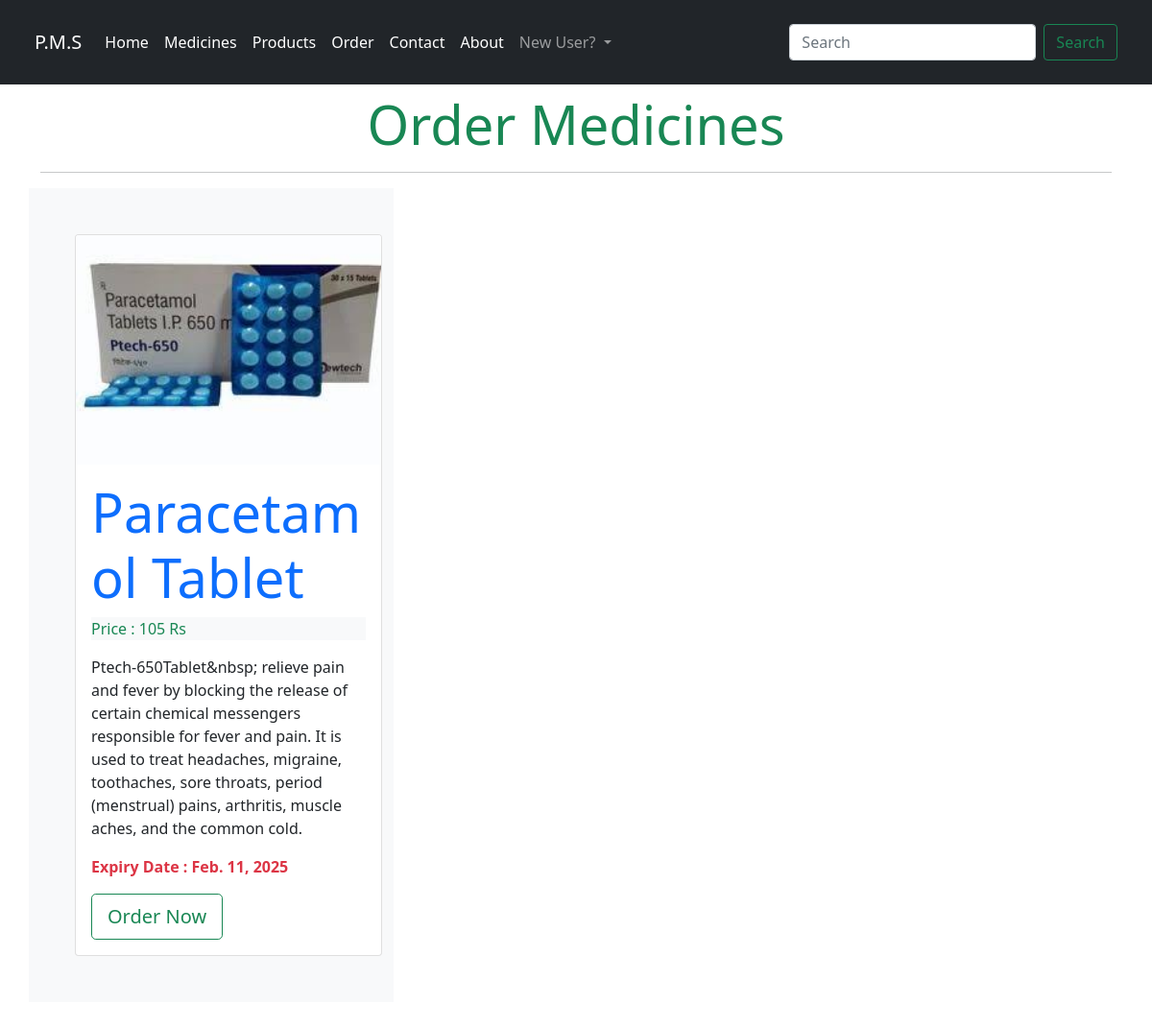
The page /medicines on the database its author committed.
### app/models.py (models this page shows, shortened)
class Medicines(models.Model):
    medicine_name=models.CharField(max_length=250)
    medicine_image=models.ImageField(upload_to="products",blank=True,null=True)
    medicine_price=models.IntegerField()
    medicine_descripton=models.TextField()
    medicine_exp=models.DateField()

### app/views.py (the view)
# urls.py: path("medicines",views.medicines,name="medicines"),
def medicines(request):
    mymed=Medicines.objects.all()
    context={"mymed":mymed}
    return render(request,"medicines.html",context)

### templates/medicines.html (shortened to what this page needs)
{% extends "base.html" %}
{% block body %}
<div class="container mt-2">
    <h2 class="display-4 text-success text-center">Order Medicines</h2>
    <hr>
    <div class="row">
        {% for i in mymed  %}
        <div class="col-md-4 bg-light p-5">
            <div class="card" style="width: 20rem;">
                <img src="{{i.medicine_image.url}}" class="card-img-top" alt="...">
                <div class="card-body">
                  <h6 class="card-title display-4 text-primary">{{i.medicine_name}}</h6>
                   <p class="text-success bg-light">Price : {{i.medicine_price}} Rs</p>
                  <p class="card-text">{{i.medicine_descripton}}</p>
                  <p class="text-danger"><b>Expiry Date  : {{i.medicine_exp}}</b></p>
                  <a href="/orders" class="btn btn-outline-success btn-lg">Order Now</a>
                </div>
              </div>
        </div>
        {% endfor %}
    </div>
</div>
{% endblock body %}

### rows shown on the page
Medicines: medicine_image (picture), medicine_name "Paracetamol Tablet", medicine_price "105", medicine_descripton "Ptech-650Tablet&nbsp; relieve pain and fever by blocking the release of certain chemical messengers responsible for fever and pain. It is used to treat headaches, migraine, toothaches, sore throats, period (menstrual) pains, arthritis, muscle aches, and the common cold.", medicine_exp "Feb. 11, 2025"
